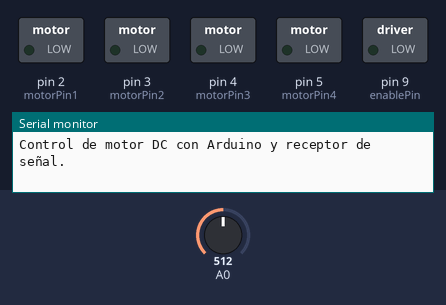
This sketch was run on a simulated Arduino Uno, built for the host (arithmetic inside an expression is 32-bit, double 64-bit). Shown: switched loads named in the sketch (green lamp = pin HIGH), the last lines printed to the serial monitor. Inputs (shaded band) come from the test bench; at power-on: A0 = 512.

Above: at 1.2 s.
1.3 s: A0 set to 488
At 1.8 s:
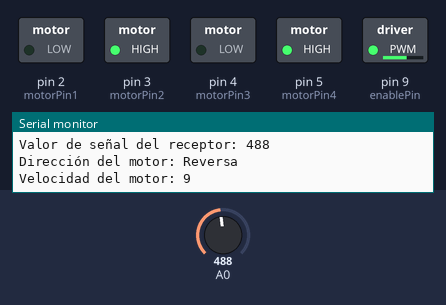
2.8 s: A0 set to 522
At 4.0 s:
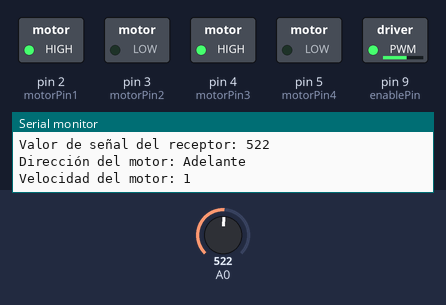
4.3 s: A0 set to 511
At 5.5 s:
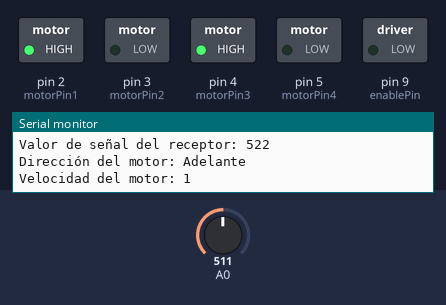
5.8 s: A0 set to 530
At 6.6 s:
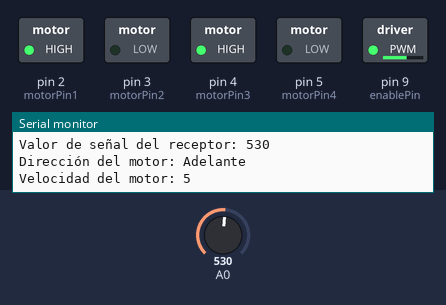
7.3 s: A0 set to 510
At 8.1 s:
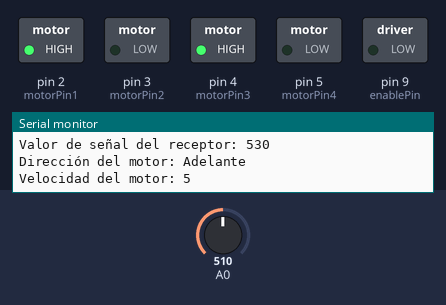
Timing chart, 0 to 9.9 s (numbered marks = the images above; inputs shaded):
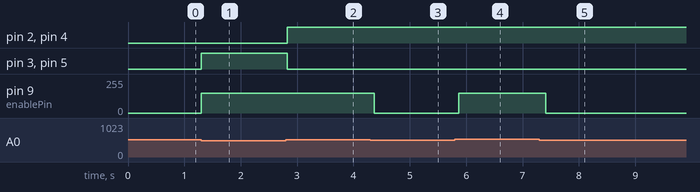

Measured:
- the behaviour switches between 505 and 504 on A0 (found by bisection; images 0 and 1)
- after the input at 1.3 s, pin 3 (motorPin2), pin 5 (motorPin4): LOW → HIGH at once; pin 9 (enablePin): 0/255 → 150/255 at once
- after the input at 2.8 s, pin 2 (motorPin1), pin 4 (motorPin3): LOW → HIGH at once; pin 3 (motorPin2), pin 5 (motorPin4): HIGH → LOW at once
- after the input at 4.3 s, pin 9 (enablePin): 150/255 → 0/255 after 0.07 s
- after the input at 5.8 s, pin 9 (enablePin): 0/255 → 150/255 after 0.07 s
- after the input at 7.3 s, pin 9 (enablePin): 150/255 → 0/255 after 0.11 s

The sketch:

AerolabOficialCode.ino
```cpp
// Definición de pines del driver de motor H-Bridge para Motor 1
int motorPin1 = 2;    // Pin de control 1 del motor
int motorPin2 = 3;    // Pin de control 2 del motor
int enablePin = 9;    // Pin de habilitación del motor (PWM)

// Definición de pines del driver de motor H-Bridge para Motor 2
int motorPin3 = 4;    // Pin de control 1 del Motor 2
int motorPin4 = 5;    // Pin de control 2 del Motor 2

// Variable para almacenar el valor de señal del receptor (simulación)
int valorSenalReceptor = 0;

int señal_Mando = A5;
int angulo = 10;

void setup() {
  // Configurar los pines del driver de motor H-Bridge como salidas
  pinMode(motorPin1, OUTPUT);
  pinMode(motorPin2, OUTPUT);
  pinMode(enablePin, OUTPUT);
  pinMode(motorPin3, OUTPUT);
  pinMode(motorPin4, OUTPUT);

  // Inicializar el puerto serial para depuración
  Serial.begin(9600);  // Velocidad de comunicación serial

  // Mensaje inicial
  Serial.println("Control de motor DC con Arduino y receptor de señal.");
}

void loop() {
  // Leer valor de señal simulada del receptor (simulado con valor aleatorio entre 0 y 1023)
  valorSenalReceptor = analogRead(A0);  // Leer señal del pin analógico A0 (simulación)

  // Ajustar la señal del receptor para detener los motores entre 505 y 520
  if (valorSenalReceptor >= 505 && valorSenalReceptor <= 520) {
    analogWrite(enablePin, 0); // Detener el motor al escribir 0 en el pin de habilitación
  } else {
    // Mapear el valor de la señal del receptor al rango de velocidad (0 - 255)
    int velocidadMotor = map(valorSenalReceptor, 0, 1023, 0, 255);

    // Resetear los valores de velocidad a partir de 520
    if (valorSenalReceptor > 520) {
      velocidadMotor = map(valorSenalReceptor, 520, 1023, 0, 255); // 520 a 1023 mapeados a 0 a 255
    } else if (valorSenalReceptor < 505) {
      velocidadMotor = map(valorSenalReceptor, 0, 505, 255, 0);   // 0 a 505 mapeados a 255 a 0
    }

    // Determinar la dirección del motor según el valor de la señal del receptor
    boolean direccionAdelante = (valorSenalReceptor >= 512); // Adelante si la señal es mayor o igual a 512

    // Controlar la dirección del motor
    if (direccionAdelante) {
      digitalWrite(motorPin1, HIGH);
      digitalWrite(motorPin2, LOW);
    } else {
      digitalWrite(motorPin1, LOW);
      digitalWrite(motorPin2, HIGH);
    }

     // Controlar la dirección del motor
    if (direccionAdelante) {
      digitalWrite(motorPin3, HIGH);
      digitalWrite(motorPin4, LOW);
    } else {
      digitalWrite(motorPin3, LOW);
      digitalWrite(motorPin4, HIGH);
    }

    // Controlar la velocidad del motor mediante PWM en el pin de habilitación (enablePin)
    analogWrite(enablePin, 150);

    // Mostrar información en el puerto serial (para depuración)
    Serial.print("Valor de señal del receptor: ");
    Serial.println(valorSenalReceptor);
    Serial.print("Dirección del motor: ");
    Serial.println(direccionAdelante ? "Adelante" : "Reversa");
    Serial.print("Velocidad del motor: ");
    Serial.println(velocidadMotor);
  }

  // Esperar un breve tiempo antes de la próxima lectura
  delay(100);  // Ajustar según la velocidad de respuesta deseada
}
```
